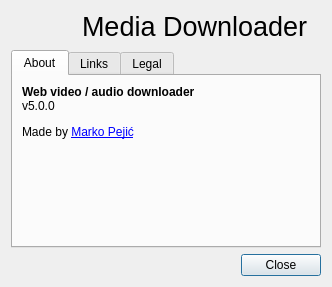
<?xml version="1.0" encoding="UTF-8"?>
<ui version="4.0">
 <class>AboutDialog</class>
 <widget class="QDialog" name="AboutDialog">
  <property name="windowTitle">
   <string>About</string>
  </property>
  <layout class="QVBoxLayout" name="verticalLayout">
   <property name="sizeConstraint">
    <enum>QLayout::SizeConstraint::SetFixedSize</enum>
   </property>
   <item>
    <layout class="QHBoxLayout" name="headerLayout">
     <item>
      <widget class="QLabel" name="appIconLabel">
       <property name="maximumSize">
        <size>
         <width>65</width>
         <height>65</height>
        </size>
       </property>
       <property name="pixmap">
        <pixmap resource="icons.qrc">:/icons/icon.png</pixmap>
       </property>
       <property name="scaledContents">
        <bool>true</bool>
       </property>
      </widget>
     </item>
     <item>
      <widget class="QLabel" name="appNameLabel">
       <property name="font">
        <font>
         <pointsize>20</pointsize>
         <fontweight>ExtraBold</fontweight>
        </font>
       </property>
       <property name="text">
        <string>Media Downloader</string>
       </property>
       <property name="margin">
        <number>4</number>
       </property>
      </widget>
     </item>
    </layout>
   </item>
   <item>
    <spacer name="horizontalSpacer1">
     <property name="orientation">
      <enum>Qt::Orientation::Horizontal</enum>
     </property>
     <property name="sizeHint" stdset="0">
      <size>
       <width>40</width>
       <height>2</height>
      </size>
     </property>
    </spacer>
   </item>
   <item>
    <widget class="QTabWidget" name="tabWidget">
     <property name="currentIndex">
      <number>0</number>
     </property>
     <widget class="QWidget" name="aboutTab">
      <attribute name="title">
       <string>About</string>
      </attribute>
      <layout class="QVBoxLayout" name="verticalLayout_3">
       <item>
        <widget class="QLabel" name="aboutLabel">
         <property name="text">
          <string>&lt;p&gt;&lt;strong&gt;Web video / audio downloader&lt;/strong&gt;&lt;br&gt;v5.0.0&lt;/p&gt;&lt;p&gt;Made by &lt;a href=&quot;https://markopejic.com&quot;&gt;Marko Pejić&lt;/a&gt;&lt;/p&gt;</string>
         </property>
         <property name="alignment">
          <set>Qt::AlignmentFlag::AlignLeading|Qt::AlignmentFlag::AlignLeft|Qt::AlignmentFlag::AlignTop</set>
         </property>
         <property name="wordWrap">
          <bool>true</bool>
         </property>
         <property name="openExternalLinks">
          <bool>true</bool>
         </property>
         <property name="textInteractionFlags">
          <set>Qt::TextInteractionFlag::LinksAccessibleByMouse|Qt::TextInteractionFlag::TextSelectableByMouse</set>
         </property>
        </widget>
       </item>
      </layout>
     </widget>
     <widget class="QWidget" name="linksTab">
      <attribute name="title">
       <string>Links</string>
      </attribute>
      <layout class="QGridLayout" name="gridLayout">
       <item row="1" column="0">
        <widget class="QPushButton" name="donateButton">
         <property name="focusPolicy">
          <enum>Qt::FocusPolicy::NoFocus</enum>
         </property>
         <property name="text">
          <string>Donate</string>
         </property>
        </widget>
       </item>
       <item row="3" column="0">
        <widget class="QPushButton" name="supportedWebsitesButton">
         <property name="focusPolicy">
          <enum>Qt::FocusPolicy::NoFocus</enum>
         </property>
         <property name="text">
          <string>Supported Websites</string>
         </property>
        </widget>
       </item>
       <item row="1" column="1">
        <widget class="QPushButton" name="websiteButton">
         <property name="focusPolicy">
          <enum>Qt::FocusPolicy::NoFocus</enum>
         </property>
         <property name="text">
          <string>Website</string>
         </property>
        </widget>
       </item>
       <item row="2" column="0">
        <widget class="QPushButton" name="whatsNewButton">
         <property name="focusPolicy">
          <enum>Qt::FocusPolicy::NoFocus</enum>
         </property>
         <property name="text">
          <string>What's New</string>
         </property>
        </widget>
       </item>
       <item row="2" column="1">
        <widget class="QPushButton" name="issueReportButton">
         <property name="focusPolicy">
          <enum>Qt::FocusPolicy::NoFocus</enum>
         </property>
         <property name="text">
          <string>Report an Issue</string>
         </property>
        </widget>
       </item>
       <item row="3" column="1">
        <widget class="QPushButton" name="sourceCodeButton">
         <property name="focusPolicy">
          <enum>Qt::FocusPolicy::NoFocus</enum>
         </property>
         <property name="text">
          <string>Source Code</string>
         </property>
        </widget>
       </item>
      </layout>
     </widget>
     <widget class="QWidget" name="legalTab">
      <attribute name="title">
       <string>Legal</string>
      </attribute>
      <layout class="QHBoxLayout" name="horizontalLayout_3">
       <item>
        <widget class="QLabel" name="disclaimerLabel">
         <property name="text">
          <string>&lt;p&gt;Copyright © 2024-2025 Marko Pejić&lt;/p&gt;&lt;p&gt;Videos on YouTube and other sites may be subject to DMCA protection. The authors of Media Downloader do not endorse, and are not responsible for, the use of this application in means that will violate these laws. &lt;/p&gt;&lt;p&gt;This application comes with absolutely no warranty. See the &lt;a href=&quot;https://www.gnu.org/licenses/gpl-3.0.html&quot;&gt;GNU General Public License, version 3&lt;/a&gt; or later for details.&lt;/p&gt;</string>
         </property>
         <property name="alignment">
          <set>Qt::AlignmentFlag::AlignLeading|Qt::AlignmentFlag::AlignLeft|Qt::AlignmentFlag::AlignTop</set>
         </property>
         <property name="wordWrap">
          <bool>true</bool>
         </property>
         <property name="openExternalLinks">
          <bool>true</bool>
         </property>
         <property name="textInteractionFlags">
          <set>Qt::TextInteractionFlag::LinksAccessibleByMouse|Qt::TextInteractionFlag::TextSelectableByMouse</set>
         </property>
        </widget>
       </item>
      </layout>
     </widget>
    </widget>
   </item>
   <item alignment="Qt::AlignmentFlag::AlignRight">
    <widget class="QPushButton" name="closeDialogButton">
     <property name="text">
      <string>Close</string>
     </property>
     <property name="icon">
      <iconset theme="QIcon::ThemeIcon::WindowClose"/>
     </property>
    </widget>
   </item>
  </layout>
 </widget>
 <resources>
  <include location="icons.qrc"/>
 </resources>
 <connections/>
</ui>
